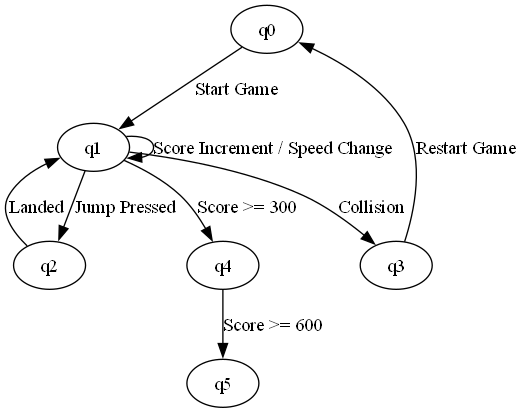

Generate this figure with Python:
# as simple dfa graph showing the states and inputs

from graphviz import Digraph

dot = Digraph()

dot.node('q0')
dot.node('q1')
dot.node('q2')
dot.node('q3')
dot.node('q4')
dot.node('q5')

dot.edge('q0', 'q1', 'Start Game')
dot.edge('q1', 'q2', 'Jump Pressed')
dot.edge('q2', 'q1', 'Landed')
dot.edge('q1', 'q3', 'Collision')
dot.edge('q3', 'q0', 'Restart Game')
dot.edge('q1', 'q4', 'Score >= 300')
dot.edge('q4', 'q5', 'Score >= 600')
dot.edge('q1', 'q1', 'Score Increment / Speed Change')

dot.render('dfa_graph', format='png', cleanup=True)
